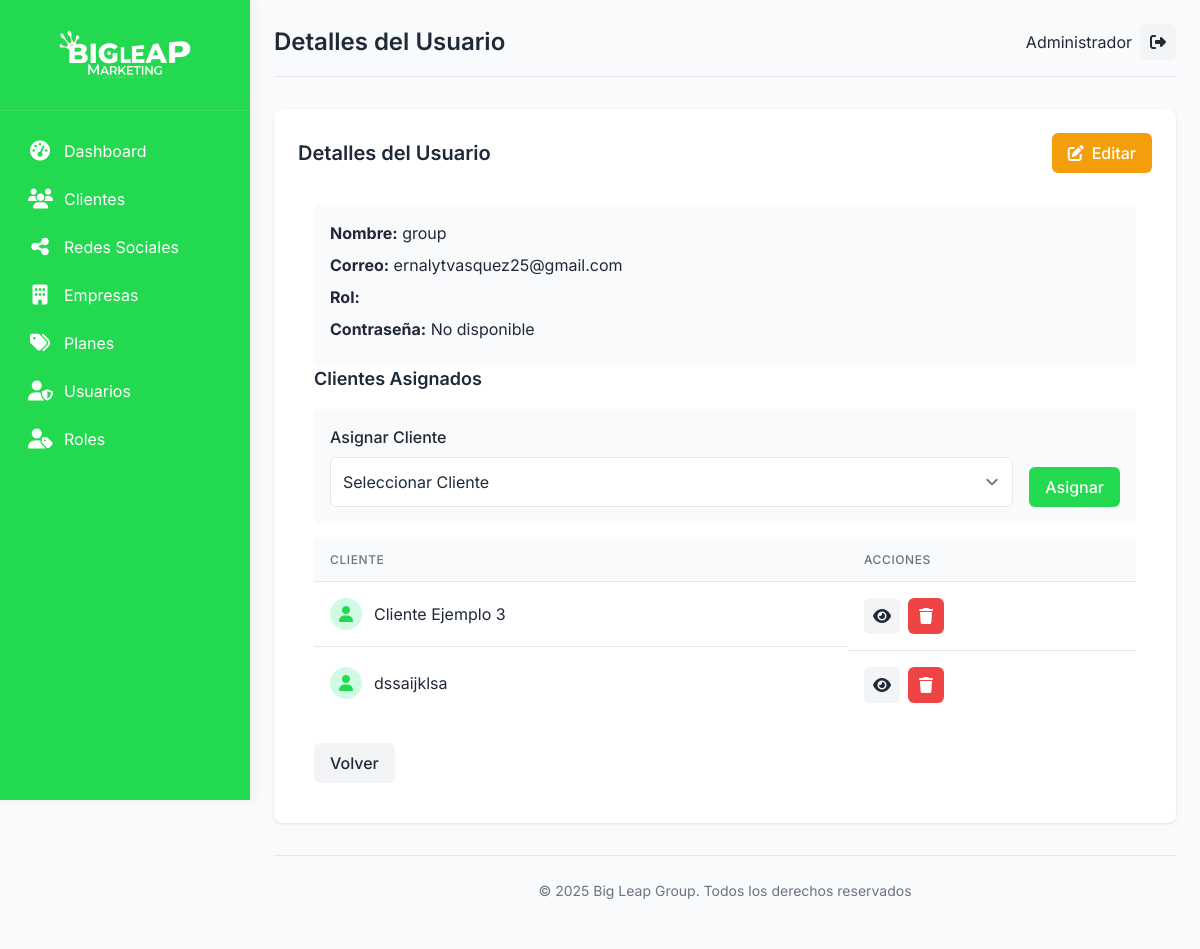
The app's page /user-view.php?id=2 (signed in) with its own data.
### tables this page shows
CREATE TABLE `usuarios` (
  `id_usuario` int(11) NOT NULL,
  `nombre_usuario` varchar(100) NOT NULL,
  `correo_usuario` varchar(100) NOT NULL,
  `contrasena` varchar(255) NOT NULL,
  `id_rol` int(11) DEFAULT NULL
);

CREATE TABLE `relaciones` (
  `id_relacion` int(11) NOT NULL,
  `id_usuario` int(11) DEFAULT NULL,
  `id_cliente` int(11) DEFAULT NULL
);

CREATE TABLE `clientes` (
  `id_cliente` int(11) NOT NULL,
  `nombre_cliente` varchar(100) NOT NULL,
  `fecha_inicio` date DEFAULT NULL,
  `cumpleaños` date DEFAULT NULL,
  `fecha_pago` date DEFAULT NULL,
  `id_plan` int(11) DEFAULT NULL,
  `id_empresa` int(11) DEFAULT NULL,
  `estado` enum('Activo','Inactivo') NOT NULL DEFAULT 'Activo'
);

### models/User.php (called while the page is built, shortened)
<?php
class User {
    private $conn;
    private $table_name = "usuarios";
    public $id_usuario;
    public function __construct($db) {
        $this->conn = $db;
    }
    public function readOne() {
        $query = "SELECT u.id_usuario, u.nombre_usuario, u.correo_usuario, u.contrasena, u.id_rol, r.nombre_rol
                  FROM " . $this->table_name . " u
                  LEFT JOIN roles r ON u.id_rol = r.id_rol
                  WHERE u.id_usuario = ?
                  LIMIT 0,1";
        $stmt = $this->conn->prepare($query);
        $stmt->bindParam(1, $this->id_usuario);
        $stmt->execute();
        $row = $stmt->fetch(PDO::FETCH_ASSOC);
        if ($row) {
            $this->id_usuario = $row['id_usuario'];
            $this->nombre_usuario = $row['nombre_usuario'];
            $this->correo_usuario = $row['correo_usuario'];
            return true;
        }
        return false;
    }
}
?>

### models/Relation.php (called while the page is built, shortened)
<?php
class Relation {
    private $conn;
    private $table_name = "relaciones";
    public $id_usuario;
    public function __construct($db) {
        $this->conn = $db;
    }
    public function readByUser() {
        $query = "SELECT r.id_relacion, r.id_cliente, c.nombre_cliente
                  FROM " . $this->table_name . " r
                  JOIN clientes c ON r.id_cliente = c.id_cliente
                  WHERE r.id_usuario = ?
                  ORDER BY c.nombre_cliente ASC";
        $stmt = $this->conn->prepare($query);
        $stmt->bindParam(1, $this->id_usuario);
        $stmt->execute();
        return $stmt;
    }
}
?>

### user-view.php (the view, shortened to what this page needs)
<?php
include_once 'models/User.php';
include_once 'models/Relation.php';
$database = new Database();
$db = $database->getConnection();
$user = new User($db);
$relation = new Relation($db);
$user->id_usuario = $_GET['id'];
$relation->id_usuario = $_GET['id'];
if (!$user->readOne()) {
    header("Location: users.php");
    exit();
}
$assigned_clients = $relation->readByUser();
include 'includes/layout_header.php';
?>
<div class="card">
    <div class="card-header">
        <h2 class="card-title">Detalles del Usuario</h2>
        <a href="user-form.php?id=<?php echo $user->id_usuario; ?>" class="btn btn-warning">
            <i class="fas fa-edit mr-2"></i> Editar
        </a>
    </div>
    <div class="p-4">
        <div class="bg-gray-50 p-4 rounded">
        <p class="mb-2"><span class="font-bold">Nombre:</span> <?php echo $user->nombre_usuario; ?></p>
        <p class="mb-2"><span class="font-bold">Correo:</span> <?php echo $user->correo_usuario; ?></p>
        <p class="mb-2"><span class="font-bold">Rol:</span> <?php echo $user->nombre_rol; ?></p>
        <p class="mb-2"><span class="font-bold">Contraseña:</span>
        <?php
        echo !empty($user->contrasena) ? $user->contrasena : 'No disponible';
        ?>
    </p>
</div>
        <h3 class="text-lg font-semibold mb-4">Clientes Asignados</h3>
        <div class="bg-gray-50 p-4 rounded mb-4">
            <form method="POST" action="<?php echo htmlspecialchars($_SERVER["PHP_SELF"] . "?id=" . $user->id_usuario); ?>" class="flex items-end gap-4">
                <div class="flex-1">
                    <label for="client_id" class="form-label">Asignar Cliente</label>
                    <select id="client_id" name="client_id" required class="form-select">
                        <option value="">Seleccionar Cliente</option>
                    </select>
                </div>
                <button type="submit" class="btn btn-primary">Asignar</button>
            </form>
        </div>
        <table class="data-table">
            <thead>
                <tr>
                    <th>Cliente</th>
                    <th>Acciones</th>
                </tr>
            </thead>
            <tbody>
                <?php
                if ($assigned_clients->rowCount() > 0) {
                    while ($row = $assigned_clients->fetch(PDO::FETCH_ASSOC)) {
                        extract($row);
                ?>
                <tr>
                    <td class="user-cell">
                        <div class="avatar" style="background-color: #d1fae5; display: flex; align-items: center; justify-content: center;">
                            <i class="fas fa-user" style="color: #23D950;"></i>
                        </div>
                        <?php echo $nombre_cliente; ?>
                    </td>
                    <td>
                        <div class="action-buttons">
                            <a href="client-view.php?id=<?php echo $id_cliente; ?>" class="btn btn-icon btn-secondary" title="Ver">
                                <i class="fas fa-eye"></i>
                            </a>
                            <a href="relation-delete.php?id=<?php echo $id_relacion; ?>&user_id=<?php echo $user->id_usuario; ?>" class="btn btn-icon btn-danger" title="Eliminar" onclick="return confirm('¿Está seguro de eliminar esta asignación?')">
                                <i class="fas fa-trash"></i>
                            </a>
                        </div>
                    </td>
                </tr>
                <?php
                    }
                } else {
                ?>
                <tr>
                    <td colspan="2" class="text-center">No hay clientes asignados.</td>
                </tr>
                <?php
                }
                ?>
            </tbody>
        </table>
        <div class="flex justify-between mt-6">
            <a href="users.php" class="btn btn-secondary">Volver</a>
        </div>
    </div>
</div>
<?php
include 'includes/layout_footer.php';
?>

### assets/css/style.css (style rules this page uses)
:root { --primary: #23D950; --primary-dark: #23D950; --primary-light: #d1fae5; --secondary: #f3f4f6; --text-dark: #1f2937; --text-light: #6b7280; --text-white: #ffffff; --danger: #ef4444; --warning: #f59e0b; --success: #23D950; --info: #3b82f6; }
body { font-family: "Inter", sans-serif; background-color: #f9fafb; color: var(--text-dark); margin: 0; padding: 0; }
.card { background-color: white; border-radius: 0.5rem; box-shadow: 0 1px 3px rgba(0, 0, 0, 0.1); padding: 1.5rem; margin-bottom: 1.5rem; }
.card-header { display: flex; justify-content: space-between; align-items: center; margin-bottom: 1rem; }
.card-title { font-size: 1.25rem; font-weight: 600; color: var(--text-dark); margin: 0; }
.data-table { width: 100%; border-collapse: separate; border-spacing: 0; }
.data-table th { background-color: #f9fafb; padding: 0.75rem 1rem; text-align: left; font-weight: 500; color: var(--text-light); border-bottom: 1px solid #e5e7eb; font-size: 0.75rem; text-transform: uppercase; letter-spacing: 0.05em; }
.data-table td { padding: 1rem; border-bottom: 1px solid #e5e7eb; color: var(--text-dark); }
.data-table tr:last-child td { border-bottom: none; }
.data-table .avatar { width: 32px; height: 32px; border-radius: 50%; margin-right: 0.75rem; }
.data-table .user-cell { display: flex; align-items: center; }
.btn { display: inline-flex; align-items: center; justify-content: center; padding: 0.5rem 1rem; border-radius: 0.375rem; font-weight: 500; text-decoration: none; transition: all 0.2s; cursor: pointer; border: none; }
.btn-primary { background-color: var(--primary); color: white; }
.btn-secondary { background-color: var(--secondary); color: var(--text-dark); }
.btn-danger { background-color: var(--danger); color: white; }
.btn-warning { background-color: var(--warning); color: white; }
.btn-icon { width: 36px; height: 36px; padding: 0; display: inline-flex; align-items: center; justify-content: center; border-radius: 0.375rem; }
.action-buttons { display: flex; gap: 0.5rem; }
.form-label { display: block; margin-bottom: 0.5rem; font-weight: 500; color: var(--text-dark); }
.form-select { width: 100%; padding: 0.75rem; border: 1px solid #e5e7eb; border-radius: 0.375rem; background-color: white; color: var(--text-dark); transition: border-color 0.2s; appearance: none; background-position: right 0.5rem center; background-repeat: no-repeat; background-size: 1.5em 1.5em; }

### records on screen
usuarios: nombre_usuario "group", correo_usuario "ernalytvasquez25@gmail.com"
relaciones: id_cliente.nombre_cliente "Cliente Ejemplo 3"
relaciones: id_cliente.nombre_cliente "dssaijklsa"

### other values on screen
$page_title "Detalles del Usuario"
$_SESSION['user_name'] "Administrador"
